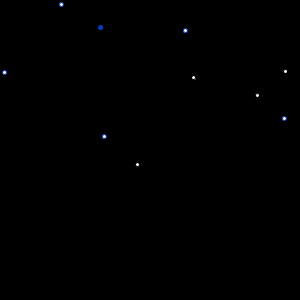
Frame 1 (no input)
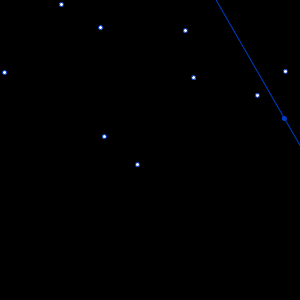
Frame 60 (the mouse pressed at the canvas centre just before this capture)
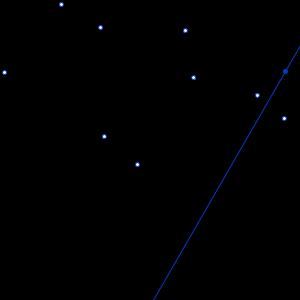
Frame 120 (the mouse held since frame 60 and released just before this capture)

The Processing sketch that drew these frames (run headless with seeded random() and noise(); from frame 60 on, the mouse is pressed at the canvas centre):

// Processing sketch: spiinnnngy
// ── spiinnnngy.pde
PVector[] points;
PVector pivot;
PVector prevPivot;
PVector A, B;
float angle = 0, angleInc = radians(1);
void setup() {
  size(300, 300);
  
  points = new PVector[10];
  for (int i = 0; i < points.length; i += 1) {
    points[i] = new PVector(random(width), random(height));
  }

  pivot = points[floor(random(points.length))];
}

boolean onLine(PVector a, PVector b, PVector c) {
  float aa = getArea(a, b, c);
  
  return abs(aa) < 1000;
}

float getArea(PVector a, PVector b, PVector c) {
  return 0.5 * ((a.x * (b.y-c.y))+(b.x * (c.y-a.y))+(c.x * (a.y-b.y)));
}

void draw() {
  background(0);


  if (prevPivot == null) {
    prevPivot = pivot;
  }
  angle += angleInc; 
  A = PVector.fromAngle(angle);
  B = PVector.fromAngle(angle + PI);
  A.mult(width);
  B.mult(width);
  A.add(pivot);
  B.add(pivot);
  line(A.x, A.y, B.x, B.y);



  for (PVector p : points) {
    if (p.equals(pivot)) {
      stroke(0, 60, 200);
      fill(0, 60, 200);
    } else {
      fill(255);
    }
    ellipse(p.x, p.y, 4, 4);
    if (!p.equals(pivot) && !p.equals(prevPivot)) {
      if (onLine(A, B, p)) {
        prevPivot = pivot;
        pivot = p;
      }
    }
  }
}
